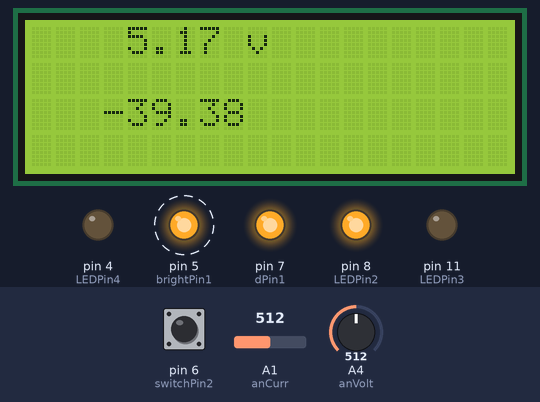
This sketch was run on a simulated Arduino Uno, built with avr-gcc and run on an emulated ATmega328P. Parts: 20×4 character LCD, output pins drawn as LEDs (lit = HIGH). Dashed ring = blinking. The inputs (shaded band) are chosen by the test bench; at power-on: A4 (anVolt) = 512, pin 6 (switchPin2) HIGH, A1 (anCurr) = 512.

Above: at 0.7 s.
1.3 s: A4 (anVolt) set to 373
At 2.1 s:
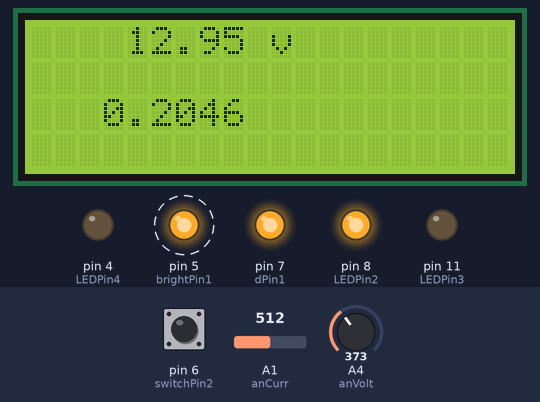
4.3 s: A4 (anVolt) set to 349
At 5.6 s:
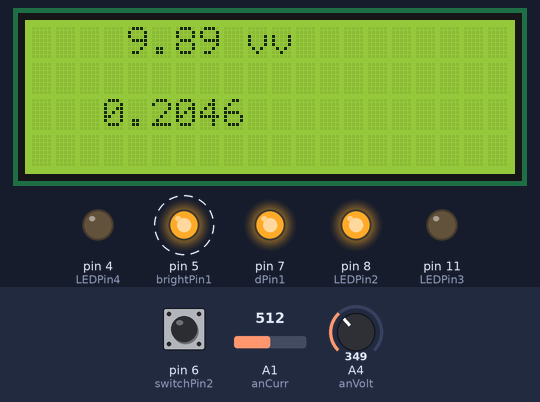
7.2 s: pin 6 (switchPin2) pulled LOW for 1 s
At 7.8 s:
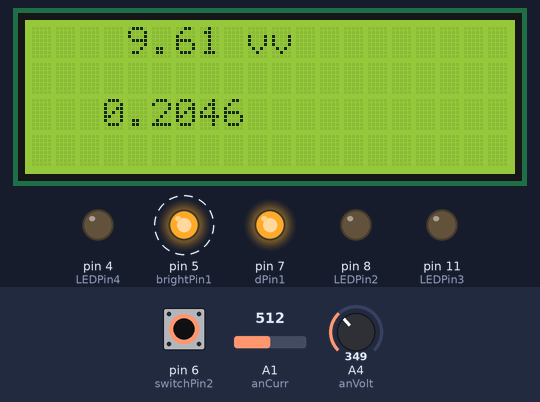
8.8 s: A1 (anCurr) set to 716
At 9.5 s:
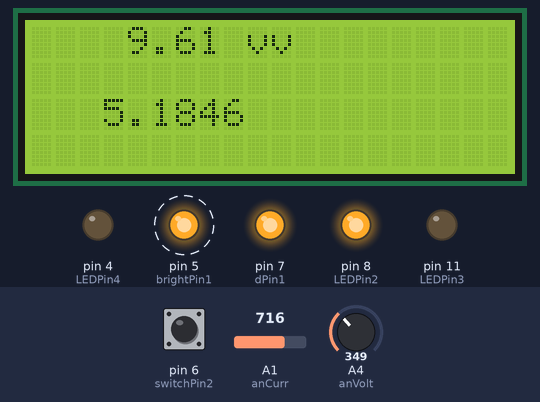
10.6 s: A1 (anCurr) set to 900
At 11.2 s:
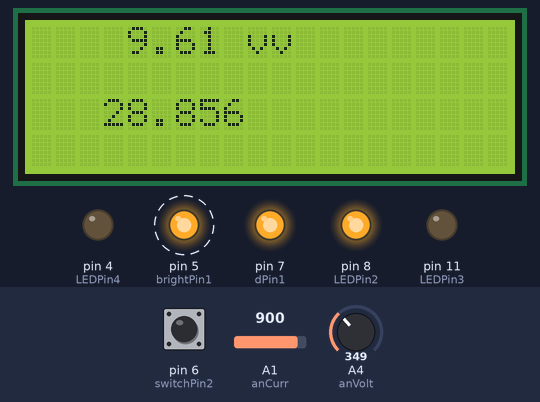
12.3 s: A4 (anVolt) set to 306
At 12.9 s:
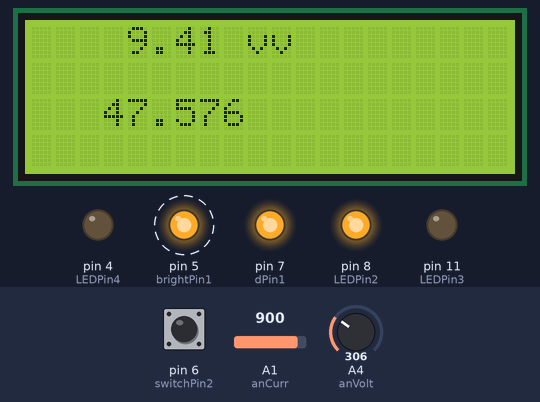
Timing chart, 0 to 15.0 s (numbered marks = the images above; inputs shaded):
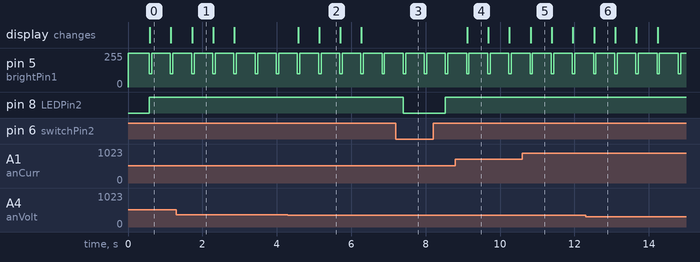

Measured:
- the behaviour switches between 364 and 363 on A4 (anVolt) (found by bisection; images 1 and 2)
- after the input at 1.3 s, the display: changes after 0.42 s (image 1)
- after the input at 4.3 s, the display: first changes after 0.27 s (image 2 shows a later state)
- after the input at 7.2 s, pin 8 (LEDPin2): HIGH → LOW after 0.20 s, → HIGH 1.1 s later
- after the input at 8.8 s, the display: changes after 0.32 s (image 4)
- after the input at 10.6 s, the display: changes after 0.22 s (image 5)
- after the input at 12.3 s, the display: changes after 0.23 s (image 6)
- by itself, pin 5 (brightPin1): alternates 255/255 for 0.50 s and 100/255 for 0.07 s

The sketch:

distance1.ino
```cpp
/*
  This code reads the Analog Voltage output from the
  LV-MaxSonar sensors
  If you wish for code with averaging, please see
  playground.arduino.cc/Main/MaxSonar
  Please note that we s1; do not recommend using averaging with our sensors.
  Mode and Median filters are recommended.
*/
#include <LiquidCrystal_I2C.h>
#include <SharpIR.h>

// Define the number of sensors in the array as a constant
const byte nbSensors = 2;
uint16_t distArray[nbSensors];
uint16_t sensArray[nbSensors];


LiquidCrystal_I2C lcd(0x27, 20, 4); // set the LCD address to 0x27 for a 16 chars and 2 line display


const byte anPin1 = 2;
const byte anCurr = 1;
const byte anVolt = 4;
const int dPin1 = 7;
const int brightPin1 = 5;
const int LEDPin1 = 7;
const int LEDPin2 = 8;
const int LEDPin3 = 11;
const int LEDPin4 = 4;
const int switchPin1 = 5;
const int switchPin2 = 6;

const int numReadings = 30;
float currReadings[numReadings];      // the readings from the analog input
float voltReadings[numReadings];      // the readings from the analog input
int readIndex = 0;                  // the index of the current reading
float currTotal = 0;                  // the running total
float currAverage = 0;                // the average
float voltTotal = 0;                  // the running total
float voltAverage = 0;                // the average
bool fan = false;
bool aux = false;
//SharpIR IRsensor0( SharpIR::GP2Y0A02YK0F, A3 );
//SharpIR IRsensor1( SharpIR::GP2Y0A21YK0F, A4 );

SharpIR sensorArray[] = {
  SharpIR(SharpIR::GP2Y0A02YK0F, A3), // First sensor using pin A1
  SharpIR(SharpIR::GP2Y0A21YK0F, A4), // Second sensor using pin A2
  // Add as many sensors as required
};

long distance1;
int s1;
int count = 0;

void setup() {
  Serial.begin(9600);  // sets the serial port to 9600
  pinMode(dPin1, INPUT_PULLUP);
  pinMode(switchPin1, INPUT_PULLUP);
  pinMode(switchPin2, INPUT_PULLUP);
  pinMode(brightPin1, OUTPUT);
  pinMode(LEDPin1, OUTPUT);
  pinMode(LEDPin2, OUTPUT);
  pinMode(LEDPin3, OUTPUT);
  pinMode(LEDPin4, OUTPUT);
  lcd.init();                      // initialize the lcd
  // Print a message to the LCD.
  lcd.backlight();
  for (int thisReading = 0; thisReading < numReadings; thisReading++){
    currReadings[thisReading] = 0;
    voltReadings[thisReading] = 0;
}
}

void read_sensors() {
  /*
    Scale factor is (Vcc/512) per inch. A 5V supply yields ~9.8mV/in
    Arduino analog pin goes from 0 to 1024, so the value has to be divided by 2 to get the actual inches
  */
  //distance1 = analogRead(anPin1) * 2.54 / 2;
  //current = analogRead(anPin2);
   /* for (byte i = 0; i < nbSensors; i++) {
    distArray[i] = sensorArray[i].getDistance();
  }*/
  s1 = digitalRead(dPin1);
  fan = digitalRead(switchPin1);
  aux = digitalRead(switchPin2);
  currTotal = currTotal - currReadings[readIndex];
  voltTotal = voltTotal - voltReadings[readIndex];
  // read from the sensor:
  currReadings[readIndex] = analogRead(anCurr);
  voltReadings[readIndex] = analogRead(anVolt);
  // add the reading to the total:
  currTotal = currTotal + currReadings[readIndex];
  voltTotal = voltTotal + voltReadings[readIndex];
  // advance to the next position in the array:
  readIndex = readIndex + 1;

  // if we're at the end of the array...
  if (readIndex >= numReadings) {
    // ...wrap around to the beginning:
    readIndex = 0;
  }

  currAverage = currTotal/numReadings;   //Smoothing algorithm (http://www.arduino.cc/en/Tutorial/Smoothing)
  voltAverage = voltTotal/numReadings;

}

void print_all() {
  analogWrite(brightPin1, 100);
  digitalWrite(LEDPin1, fan);
  digitalWrite(LEDPin2, aux);
  lcd.setCursor(3, 0);
  lcd.print(" ");
  lcd.print(voltAverage *28.19/1024);
  lcd.print(" v");
//  lcd.setCursor(3, 1);
//  for (byte i = 0; i < nbSensors; i++) {
//    lcd.print(distArray[i]);
//    lcd.print(" ; ");
//  }
//
  lcd.setCursor(3, 2);
  lcd.print((currAverage-510)*5/1024/0.04-0.04);
  lcd.setCursor(3, 3);
  //lcd.print(s1);
  lcd.display();
}

void loop() {
  read_sensors();
  count = count + 1 ;
  if (count > 10) {
    print_all();
    count = 0;
  }

  delay(50);
}
```
